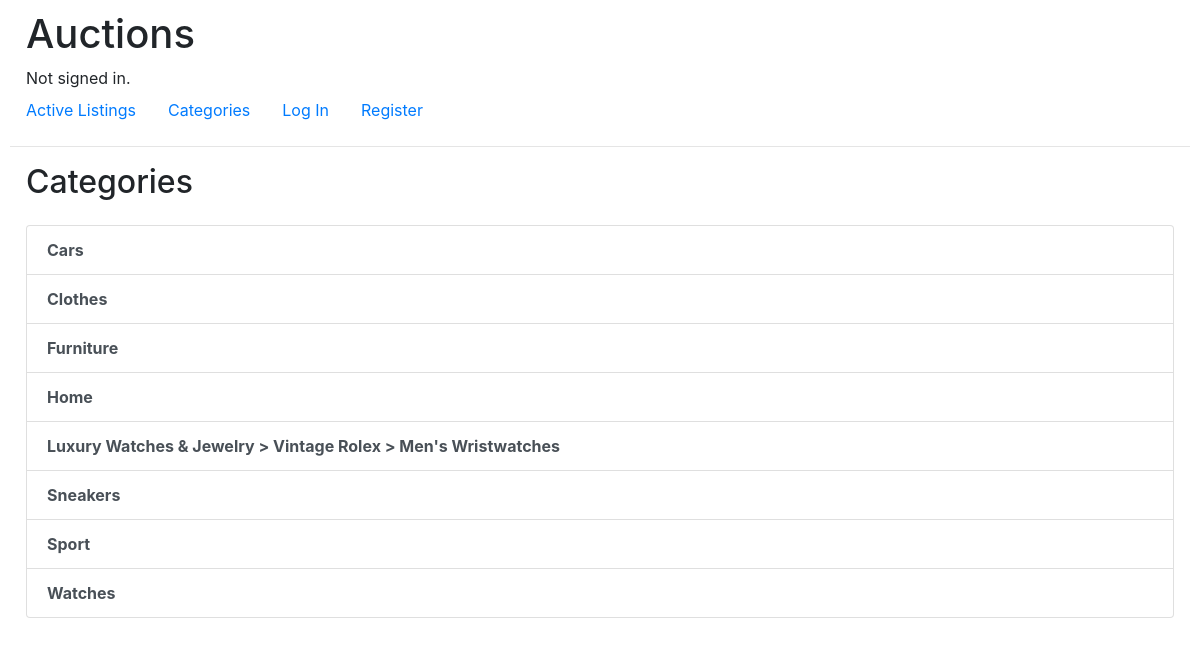
The page /categories on the database its author committed.
### auctions/models.py (models this page shows)
class Categories(models.Model):
    name = models.CharField(max_length=64, unique=True)
    def __str__(self):
        return self.name

### auctions/views.py (the view)
# urls.py: path("categories", views.categories, name="categories"),
def categories(request):
    categories = Categories.objects.all().order_by("name")
    return render(request, 'auctions/categories.html', {
        "categories": categories
    })

### auctions/templates/auctions/categories.html (shortened to what this page needs)
{% extends "auctions/layout.html" %}
{% block body %}
<div id="cat-container">
    <h2>Categories</h2>
    <div class="list-group mt-4">
    {% for category in categories %}
    <a href="{% url 'category' category.id %}" class="list-group-item list-group-item-action"><strong>{{ category }}</strong></a>
    {% endfor %}
</div>
{% endblock %}

### auctions/static/auctions/styles.css (style rules this page uses)
html { margin: 0; }
body { padding: 10px; }
#title, #signed, #create_div, #index_div, #cat-container, #cat-div { padding-left: 1rem; padding-right: 1rem; }

### rows shown on the page
Categories: name "Cars"
Categories: name "Clothes"
Categories: name "Furniture"
Categories: name "Home"
Categories: name "Luxury Watches & Jewelry > Vintage Rolex > Men's Wristwatches"
Categories: name "Sneakers"
Categories: name "Sport"
Categories: name "Watches"
